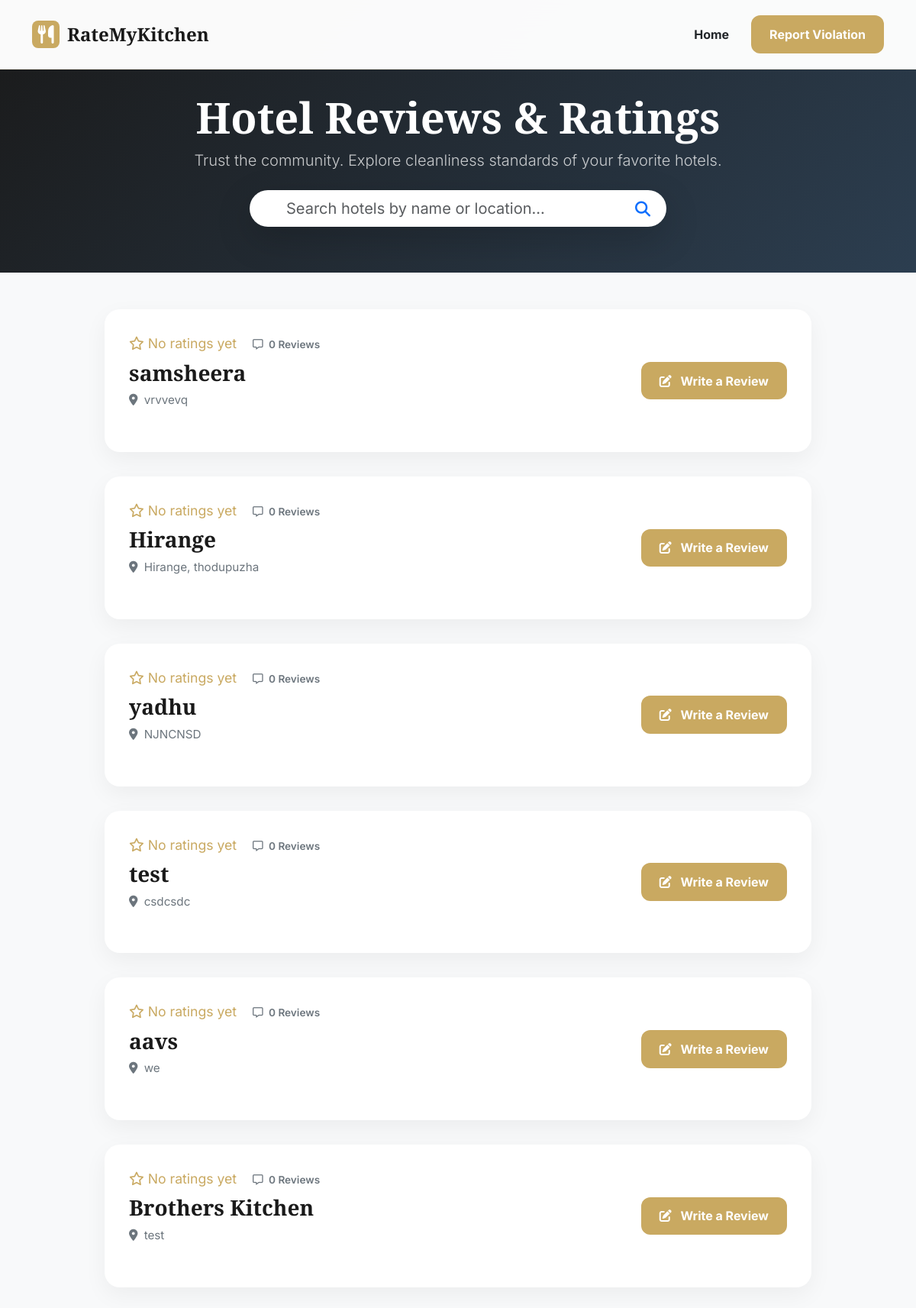
Screenshot of /hotels/ with the database file from the repository.
### User/models.py (models this page shows, shortened)
class tbl_hotel(models.Model):
    hotel_name = models.CharField(max_length=100)
    hotel_email = models.EmailField(unique=True)
    hotel_password = models.CharField(max_length=128)
    hotel_contact = models.CharField(max_length=20, blank=True)
    hotel_address = models.CharField(max_length=255, blank=True)
    is_verified = models.IntegerField(
        choices=[
            (0, 'Not Verified'),
            (1, 'Verified'),
            (2, 'Rejected')
        ],
        default=0
    )
    hygiene_status = models.CharField(
        max_length=50,
        choices=[
            ('Pending', 'Pending'),
            ('Clean', 'Clean'),
            ('Moderately Clean', 'Moderately Clean'),
            ('Dirty', 'Dirty'),
        ],
        default='Pending'
    )
    certificate_generated = models.BooleanField(default=False)
    verified_at = models.DateTimeField(null=True, blank=True)

### Guest/views.py (the view)
# urls.py: path('hotels/', views.view_hotels, name='view_hotels'),
def view_hotels(request):
    from django.db.models import Avg, Count, Q
    query = request.GET.get('q', '')
    hotels = tbl_hotel.objects.filter(is_verified=1)
    if query:
        hotels = hotels.filter(
            Q(hotel_name__icontains=query) |
            Q(hotel_address__icontains=query)
        )
    hotels = hotels.annotate(
        avg_rating=Avg('customerreview__rating'),
        review_count=Count('customerreview')
    ).order_by('-avg_rating')
    for hotel in hotels:
        hotel.latest_reviews = CustomerReview.objects.filter(hotel=hotel).order_by('-timestamp')[:5]
    return render(request, "Guest/Reviews.html", {'hotels': hotels})

### Guest/Templates/Guest/Reviews.html (shortened to what this page needs)
<!DOCTYPE html>
<html lang="en">
<head>
    <link href="https://cdn.jsdelivr.net/npm/bootstrap@5.3.2/dist/css/bootstrap.min.css" rel="stylesheet">
    <link href="https://cdnjs.cloudflare.com/ajax/libs/font-awesome/6.4.0/css/all.min.css" rel="stylesheet">
</head>
<body>
    <nav class="navbar navbar-expand-lg navbar-custom fixed-top">
        <div class="container">
            <a class="navbar-brand" href="{% url 'guest:homepage' %}">
                <div class="brand-icon"><i class="fas fa-utensils"></i></div>
                RateMyKitchen
            </a>
            <div class="ms-auto d-flex align-items-center">
                <a href="{% url 'guest:homepage' %}" class="btn btn-link text-dark text-decoration-none fw-bold me-3">Home</a>
                <a href="{% url 'guest:report_violation' %}" class="btn btn-review px-4">Report Violation</a>
            </div>
        </div>
    </nav>
    <div class="page-header">
        <div class="container">
            <h1 class="display-4 fw-bold">Hotel Reviews & Ratings</h1>
            <p class="lead opacity-75 mb-4">Trust the community. Explore cleanliness standards of your favorite hotels.</p>
            <div class="row justify-content-center">
                <div class="col-lg-6">
                    <form action="{% url 'guest:view_hotels' %}" method="GET" class="position-relative">
                        <input type="text" name="q" class="form-control form-control-lg rounded-pill px-5 shadow-lg border-0"
                               value="{{ request.GET.q }}" placeholder="Search hotels by name or location...">
                        <button type="submit" class="btn position-absolute top-50 end-0 translate-middle-y me-2 bg-transparent text-primary">
                            <i class="fas fa-search fa-lg"></i>
                        </button>
                    </form>
                </div>
            </div>
        </div>
    </div>
    <div class="container pb-5">
        <div class="row justify-content-center">
            <div class="col-lg-10">
                {% for hotel in hotels %}
                <div class="hotel-card">
                    <div class="hotel-info">
                        <div class="row align-items-center">
                            <div class="col-md-8">
                                <div class="rating-stars">
                                    {% if hotel.avg_rating %}
                                        {% for i in "12345" %}
                                            {% if forloop.counter <= hotel.avg_rating %}
                                                <i class="fas fa-star"></i>
                                            {% else %}
                                                <i class="far fa-star"></i>
                                            {% endif %}
                                        {% endfor %}
                                        <span class="ms-2 fw-bold text-dark">{{ hotel.avg_rating|floatformat:1 }}</span>
                                    {% else %}
                                        <i class="far fa-star"></i> No ratings yet
                                    {% endif %}
                                    <span class="review-count ms-3"><i class="far fa-comment-alt me-1"></i> {{ hotel.review_count }} Reviews</span>
                                </div>
                                <h2 class="hotel-name">{{ hotel.hotel_name }}</h2>
                                <p class="hotel-location"><i class="fas fa-map-marker-alt me-1"></i> {{ hotel.hotel_address }}</p>
                            </div>
                            <div class="col-md-4 text-md-end">
                                <button class="btn btn-review px-4" data-bs-toggle="modal" data-bs-target="#reviewModal{{ hotel.id }}">
                                    <i class="fas fa-edit me-2"></i> Write a Review
                                </button>
                            </div>
                        </div>
                    </div>
                </div>
                {% empty %}
                <div class="text-center py-5">
                    <i class="fas fa-hotel fa-4x opacity-25 mb-3"></i>
                    <h3>No verified hotels found</h3>
                    <p class="text-muted">Check back later for trusted ratings.</p>
                </div>
                {% endfor %}
            </div>
        </div>
    </div>
</body>
</html>

### Guest/Templates/Guest/Reviews.html (style rules this page uses)
:root { --primary: #C9A961; --primary-dark: #A88B4F; --secondary: #2C3E50; --light: #F8F9FA; --white: #FFFFFF; --dark: #1A1A1A; --text-secondary: #6C757D; }
body { font-family: 'Inter', sans-serif; background: var(--light); color: var(--dark); }
h1, h2, h3 { font-family: 'Playfair Display', serif; }
.navbar-custom { background: rgba(255, 255, 255, 0.98); backdrop-filter: blur(20px); padding: 1.25rem 0; border-bottom: 1px solid rgba(201, 169, 97, 0.2); }
.navbar-brand { font-family: 'Playfair Display', serif; font-weight: 800; font-size: 1.5rem; color: var(--dark); display: flex; align-items: center; gap: 10px; }
.brand-icon { width: 36px; height: 36px; background: var(--primary); border-radius: 8px; display: flex; align-items: center; justify-content: center; color: white; }
.page-header { padding: 120px 0 60px; background: linear-gradient(135deg, #1A1A1A 0%, #2C3E50 100%); color: white; text-align: center; margin-bottom: 3rem; }
.hotel-card { background: white; border-radius: 20px; border: none; box-shadow: 0 10px 30px rgba(0,0,0,0.05); transition: all 0.3s ease; overflow: hidden; margin-bottom: 2rem; }
.hotel-info { padding: 2rem; }
.rating-stars { color: var(--primary); font-size: 1.1rem; margin-bottom: 0.5rem; }
.hotel-name { font-size: 1.75rem; font-weight: 800; margin-bottom: 0.5rem; }
.hotel-location { color: var(--text-secondary); font-size: 0.95rem; margin-bottom: 1.5rem; }
.review-count { color: var(--text-secondary); font-size: 0.85rem; font-weight: 600; }
.btn-review { background: var(--primary); color: white; border: none; padding: 0.8rem 1.5rem; border-radius: 12px; font-weight: 700; transition: all 0.3s ease; }

### rows the page displays
tbl_hotel: shows "No ratings yet", review_count "0", hotel_name "samsheera", hotel_address "vrvvevq"
tbl_hotel: shows "No ratings yet", review_count "0", hotel_name "Hirange", hotel_address "Hirange, thodupuzha"
tbl_hotel: shows "No ratings yet", review_count "0", hotel_name "yadhu", hotel_address "NJNCNSD"
tbl_hotel: shows "No ratings yet", review_count "0", hotel_name "test", hotel_address "csdcsdc"
tbl_hotel: shows "No ratings yet", review_count "0", hotel_name "aavs", hotel_address "we"
tbl_hotel: shows "No ratings yet", review_count "0", hotel_name "Brothers Kitchen", hotel_address "test"
